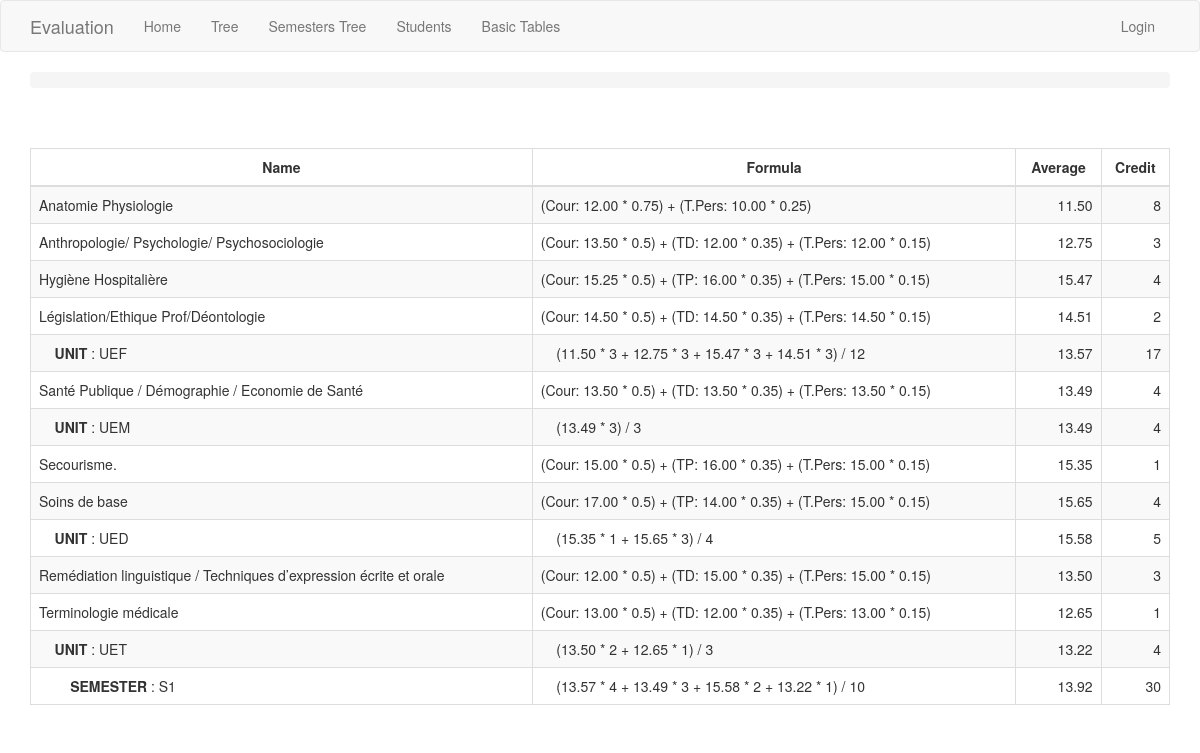
The page /session/1/justification/1/ on the database its author committed.
### app/models.py (models this page shows, shortened)
class Module(db.Model):
    id = db.Column(db.Integer, primary_key=True)
    code = db.Column(db.String(20))
    name = db.Column(db.String(250))
    display_name = db.Column(db.String(250))
    coefficient = db.Column(db.Integer)
    credit = db.Column(db.Integer)
    time = db.Column(db.Numeric(10,2))
    order = db.Column(db.Integer)
    unit_id = db.Column(db.Integer, db.ForeignKey('unit.id'))
    percentages = db.relationship('Percentage', backref='module')
    grades = db.relationship('Grade', back_populates='module')

class Grade(db.Model):
    id = db.Column(db.Integer, primary_key=True)
    cour = db.Column(db.Numeric(10,2))
    td = db.Column(db.Numeric(10,2))
    tp = db.Column(db.Numeric(10,2))
    t_pers = db.Column(db.Numeric(10,2))
    stage = db.Column(db.Numeric(10,2))
    average = db.Column(db.Numeric(10,2))
    credit = db.Column(db.Integer)
    formula = db.Column(db.String(200))
    calculation = db.Column(db.String(100))
    is_rattrapage = db.Column(db.Boolean, default=False)
    timestamp = db.Column(db.DateTime, index=True, default=datetime.utcnow)
    module_id = db.Column(db.Integer, db.ForeignKey('module.id'))
    module = db.relationship('Module', back_populates='grades')
    student_session_id = db.Column(db.Integer, db.ForeignKey('student_session.id'))
    student_session = db.relationship('StudentSession', back_populates='grades')

class GradeUnit(db.Model):
    __tablename__ = 'grade_unit'
    id = db.Column(db.Integer, primary_key=True)
    average = db.Column(db.Numeric(10,2))
    credit = db.Column(db.Integer)
    calculation = db.Column(db.String(100))
    unit_coefficient = db.Column(db.Integer())
    is_fondamental = db.Column(db.Boolean, default=False)
    timestamp = db.Column(db.DateTime, index=True, default=datetime.utcnow)
    unit_id = db.Column(db.Integer, db.ForeignKey('unit.id'))
    unit = db.relationship('Unit', back_populates='grade_units')
    student_session_id = db.Column(db.Integer, db.ForeignKey('student_session.id'))
    student_session = db.relationship('StudentSession', back_populates='grade_units')

### app/routesCalculation.py (the view)
@app.route('/session/<session_id>/justification/<student_id>/', methods=['GET', 'POST'])
@register_breadcrumb(app, '.tree.session.classement.justification', 'Justification')
def justification(session_id, student_id):
    student_session = StudentSession.query.filter_by(session_id=session_id, student_id=student_id).first()
    grade_units = student_session.grade_units
    grades = student_session.grades
    session = student_session.session
    conf_dict = literal_eval( session.configuration )
    justs = []
    for grade_unit in grade_units:
        for grade in grades:
            if grade_unit.unit_id == grade.module.unit_id:
                justs.append( get_module_justification(grade, conf_dict) )
        justs.append( get_unit_justification(grade_unit, conf_dict) )
    justs.append( get_semester_justification(student_session, conf_dict) )
    return render_template('session/justification.html', title='Session', justs=justs)

### app/routesCalculation.py (called while the page is built)
def get_module_name(module_id, conf_dict):
    for unit in conf_dict['units']:
        for module in unit['modules']:
            if module['m_id'] == module_id:
                return module['display_name']
    return '** get_module_name **'

def rename_type(calculation):
    types = Type.query.all()
    for type in types:
        calculation = calculation.replace(type.grade_table_field, type.type)
    return calculation

def get_module_justification(grade, conf_dict):
    name = get_module_name(grade.module_id, conf_dict)
    return [name] + [rename_type(grade.calculation)] + [grade.average] + [grade.credit]

def get_unit_name(unit_id, conf_dict):
    for unit in conf_dict['units']:
        if unit['u_id'] == unit_id:
            return unit['display_name']
    return '** get_unit_name **'

def get_unit_justification(grade_unit, conf_dict):
    name = get_unit_name(grade_unit.unit_id, conf_dict)
    justification = ['    <b>UNIT</b> : ' + name]
    if grade_unit.calculation != None and grade_unit.calculation != '':
        justification += ['    ' + grade_unit.calculation]
    else:
        justification += '**********'
    justification += [grade_unit.average]
    justification += [grade_unit.credit]
    return justification

def get_semester_justification(student_session, conf_dict):
    name = student_session.session.semester.display_name
    semester = ['        <b>SEMESTER</b> : ' + name]
    semester += ['    ' + str(student_session.calculation)]
    semester += [str(student_session.average)]
    semester += [str(student_session.credit)]
    return  semester

### app/templates/session/justification.html (shortened to what this page needs)
{% extends "base.html" %}
{% import 'bootstrap/wtf.html' as wtf %}
{% block styles %}
  {{super()}}
{% endblock %}
{% block app_content %}
  <table id="classement-justification" class="table table-striped table-bordered">
    <thead>
      <tr>
        <th scope="col"><center>Name</center></th>
        <th scope="col"><center>Formula</center></th>
        <th scope="col"><center>Average</center></th>
        <th scope="col"><center>Credit</center></th>
      </tr>
    </thead>
    <tbody>
      {% for just in justs %}
      <tr>
        <td>{{ just[0] | safe }}</td>
        <td>{{ just[1] }}</td>
        <td align="right">{{ just[2] }}</td>
        <td align="right">{{ just[3] }}</td>
      </tr>
      {% endfor %}
    </tbody>
  </table>
{% endblock %}

### rows shown on the page
Module: display_name "Anatomie Physiologie", just "(Cour: 12.00 * 0.75) + (T.Pers: 10.00 * 0.25)", average "11.50", credit "8"
Module: display_name "Anthropologie/ Psychologie/ Psychosociologie", just "(Cour: 13.50 * 0.5) + (TD: 12.00 * 0.35) + (T.Pers: 12.00 * 0.15)", average "12.75", just "3"
Module: display_name "Hygiène Hospitalière", just "(Cour: 15.25 * 0.5) + (TP: 16.00 * 0.35) + (T.Pers: 15.00 * 0.15)", average "15.47", credit "4"
Module: display_name "Législation/Ethique Prof/Déontologie", just "(Cour: 14.50 * 0.5) + (TD: 14.50 * 0.35) + (T.Pers: 14.50 * 0.15)", average "14.51", credit "2"
GradeUnit: average "13.57"
Module: display_name "Santé Publique / Démographie / Economie de Santé", just "(Cour: 13.50 * 0.5) + (TD: 13.50 * 0.35) + (T.Pers: 13.50 * 0.15)", average "13.49", credit "4"
GradeUnit: average "13.49"
Module: display_name "Secourisme.", just "(Cour: 15.00 * 0.5) + (TP: 16.00 * 0.35) + (T.Pers: 15.00 * 0.15)", average "15.35", just "1"
Grade: average "15.65"
GradeUnit: average "15.58"
Module: display_name "Remédiation linguistique / Techniques d’expression écrite et orale", just "(Cour: 12.00 * 0.5) + (TD: 15.00 * 0.35) + (T.Pers: 15.00 * 0.15)", average "13.50", credit "3"
Module: display_name "Terminologie médicale", just "(Cour: 13.00 * 0.5) + (TD: 12.00 * 0.35) + (T.Pers: 13.00 * 0.15)", average "12.65", just "1"
GradeUnit: average "13.22"

### other values the page prints
{{ just[0] | safe }} "UNIT : UEF" "UNIT : UEM" "Soins de base" "UNIT : UED" "UNIT : UET" "SEMESTER : S1"
{{ just[1] }} "(11.50 * 3 + 12.75 * 3 + 15.47 * 3 + 14.51 * 3) / 12" "(13.49 * 3) / 3" "(Cour: 17.00 * 0.5) + (TP: 14.00 * 0.35) + (T.Pers: 15.00 * 0.15)" "(15.35 * 1 + 15.65 * 3) / 4" "(13.50 * 2 + 12.65 * 1) / 3" "(13.57 * 4 + 13.49 * 3 + 15.58 * 2 + 13.22 * 1) / 10"
{{ just[3] }} "17" "4" "4" "5" "4" "30"
{{ just[2] }} "13.92"
